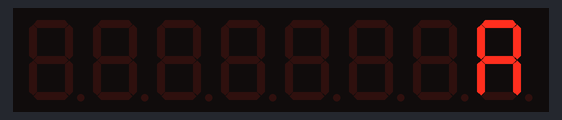
This sketch was run on a simulated Arduino Uno, built with avr-gcc and run on an emulated ATmega328P. Parts: 8-digit seven-segment display.

Above: at 0.12 s.
At 0.62 s:
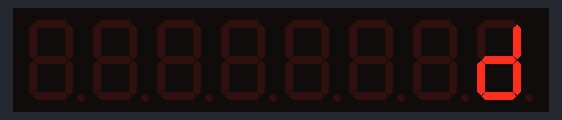
At 1.12 s:
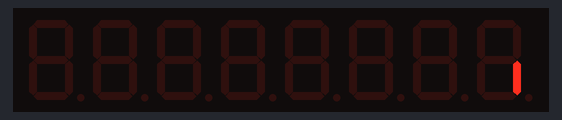
At 2.88 s:
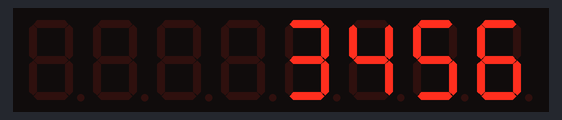
At 4.39 s:
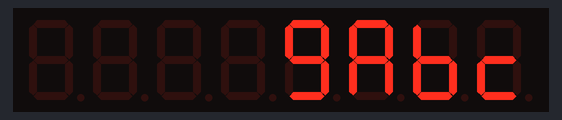
At 5.89 s:
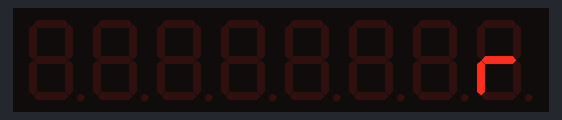

Measured:
- by itself, everything shown: repeats every 5.5 s, in 22 steps

The sketch:

MAX72xx_LCDemo7Segment.ino
```cpp
#include "LedControl.h"

/*
  -- note my display cards up to v1.1 are mislabeled, swapping MOSI and MISO labels!

 pin 11 is connected to the DataIn (MOSI)
 pin 13 is connected to the CLK (SCK)
 pin 10 is connected to LOAD (CS)
 number of MAX72XX chips is 1
 */
LedControl lc=LedControl(11,13,10,1);

/* we always wait a bit between updates of the display */
unsigned long delaytime=250;

void setup() {
  /*
   The MAX72XX is in power-saving mode on startup,
   we have to do a wakeup call
   */
  lc.shutdown(0,false);
  /* Set the brightness to a medium values */
  lc.setIntensity(0,8);
  /* and clear the display */
  lc.clearDisplay(0);
}


/*
 This method will display the characters for the
 word "Arduino" one after the other on digit 0.
 */
void writeArduinoOn7Segment() {
  lc.setChar(0,0,'a',false);
  delay(delaytime);
  lc.setRow(0,0,0x05);
  delay(delaytime);
  lc.setChar(0,0,'d',false);
  delay(delaytime);
  lc.setRow(0,0,0x1c);
  delay(delaytime);
  lc.setRow(0,0,B00010000);
  delay(delaytime);
  lc.setRow(0,0,0x15);
  delay(delaytime);
  lc.setRow(0,0,0x1D);
  delay(delaytime);
  lc.clearDisplay(0);
  delay(delaytime);
}

/*
  This method will scroll all the hexa-decimal
 numbers and letters on the display. You will need at least
 four 7-Segment digits. otherwise it won't really look that good.
 */
void scrollDigits() {
  for(int i=0;i<13;i++) {
    lc.setDigit(0,3,i,false);
    lc.setDigit(0,2,i+1,false);
    lc.setDigit(0,1,i+2,false);
    lc.setDigit(0,0,i+3,false);
    delay(delaytime);
  }
  lc.clearDisplay(0);
  delay(delaytime);
}

void loop() {
  writeArduinoOn7Segment();
  scrollDigits();
}
```
